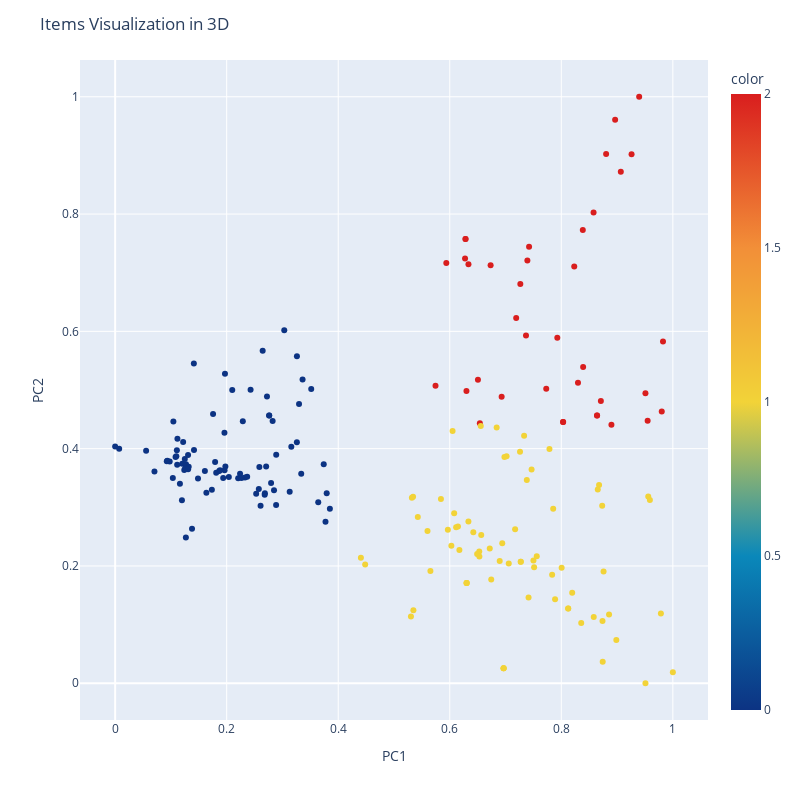

Here is the notebook cell this chart was saved with:
### Code cell
fig = px.scatter(X_pca2, x='PC1', y='PC2', color=y, color_continuous_scale="Portland", hover_name=names,width=800, height=800)
fig.update_layout(title="Items Visualization in 3D")
fig.show()

### Figure 1 — Plotly figure (JSON) as saved in the notebook; plotly's stock layout.template omitted (floating-point values rounded to 4 significant figures; data arrays with more than 128 entries replaced by an {"elided": "..."} marker saying what was removed)
{"data": [{"hovertemplate": "<b>%{hovertext}</b><br><br>PC1=%{x}<br>PC2=%{y}<br>color=%{marker.color}<extra></extra>", "hovertext": {"elided": "194 str values"}, "legendgroup": "", "marker": {"color": {"elided": "194 int values"}, "coloraxis": "coloraxis", "symbol": "circle"}, "mode": "markers", "name": "", "orientation": "v", "showlegend": false, "type": "scatter", "x": {"elided": "194 float values"}, "xaxis": "x", "y": {"elided": "194 float values"}, "yaxis": "y"}], "layout": {"coloraxis": {"colorbar": {"title": {"text": "color"}}, "colorscale": [[0, "rgb(12,51,131)"], [0.25, "rgb(10,136,186)"], [0.5, "rgb(242,211,56)"], [0.75, "rgb(242,143,56)"], [1, "rgb(217,30,30)"]]}, "height": 800, "legend": {"tracegroupgap": 0}, "margin": {"t": 60}, "title": {"text": "Items Visualization in 3D"}, "width": 800, "xaxis": {"anchor": "y", "domain": [0, 1], "title": {"text": "PC1"}}, "yaxis": {"anchor": "x", "domain": [0, 1], "title": {"text": "PC2"}}}}
